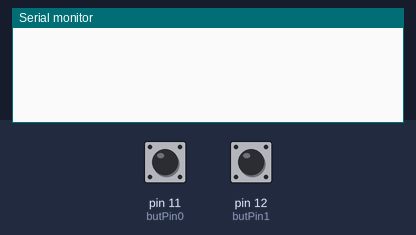
Simulated run of this sketch. Board: Arduino Nano, built with avr-gcc and run on an emulated ATmega328P. Shown: the last lines printed to the serial monitor. Inputs (shaded band) come from the test bench; at power-on: pin 11 (butPin0) LOW, pin 12 (butPin1) LOW.

Above: at 1.2 s.
1.3 s: pin 11 (butPin0) pulled HIGH for 0.15 s
At 2.5 s:
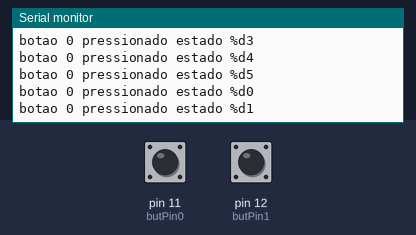
2.9 s: pin 12 (butPin1) pulled HIGH for 0.15 s
At 3.7 s:
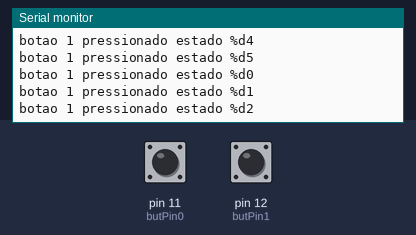
4.5 s: pin 11 (butPin0) driven HIGH and pin 12 (butPin1) driven HIGH
At 5.5 s:
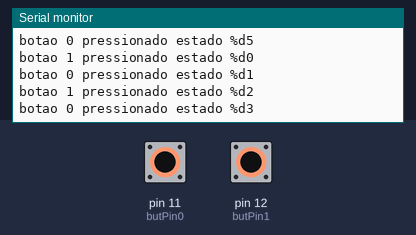
7.5 s: pin 11 (butPin0) driven LOW
10.5 s: pin 12 (butPin1) pulsed LOW 2 times (0.12 s each, 0.3 s apart)
Timing chart, 0 to 13.5 s (numbered marks = the images above; inputs shaded):
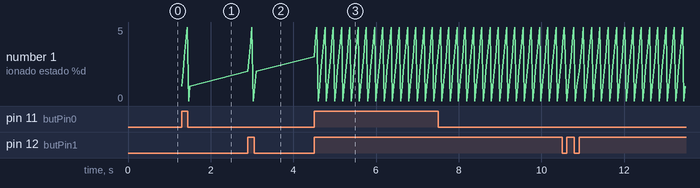

The sketch:

StateMachine.ino
```cpp
#include "Arduino.h"

class StateMachine
{
  public:
    int clearState(){
       state=0;

    };
    int changeState(int param){
      lastState=state;
      state=transtionFunction[state][param];
      return state;
    };
    int getState(){return state;};
  private:
    int state =0;
    int transtionFunction [6][2] = { {1, 0},
                                     {2, 0},
                                     {3, 1},
                                     {4, 2},
                                     {5, 3},
                                     {0, 4},
    };
    int lastState;
};
StateMachine stateMachine;

const int butPin0 = 11;
int butState0 = LOW;
const int butPin1 = 12;
int butState1 = LOW;

void setup() {
    // initialize the pushbutton pin as an input:
  pinMode(butPin0, INPUT);
  pinMode(butPin1, INPUT);
  Serial.begin(9600);
}

void loop() {
    butState0 = digitalRead(butPin0);
    butState1 = digitalRead(butPin1);
    if (butState0 == HIGH){
      stateMachine.changeState(0);
      Serial.println("botao 0 pressionado estado %d"+ String(stateMachine.getState()));
    }else{
      //
    }
    if (butState1 == HIGH){
       stateMachine.changeState(0);
      Serial.println("botao 1 pressionado estado %d"+ String(stateMachine.getState()));
    }else{
      //
    }
}
```

Measured:
- after the input at 1.3 s, the serial monitor: prints a new line at once (image 1)
- after the input at 2.9 s, the serial monitor: prints a new line at once (image 2)
- after the input at 4.5 s, the serial monitor: prints a new line at once (image 3)
